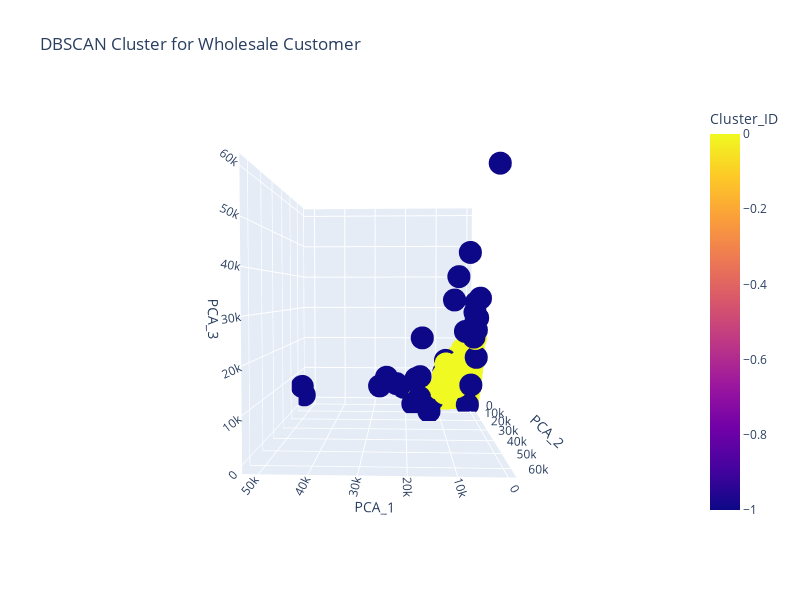

Notebook cell for this chart:
### Code cell
px.scatter_3d(New_Dataframe_Wholesale_Customer, x = 'PCA_1', y = 'PCA_2', z = 'PCA_3', color = New_Dataframe_Wholesale_Customer['DBSCAN_Cluster_ID'], 
                         title = 'DBSCAN Cluster for Wholesale Customer', labels = {'DBSCAN_Cluster_ID' : 'Cluster_ID'},width = 800, height = 600)

### Figure 1 — Plotly figure (JSON) as saved in the notebook; plotly's stock layout.template omitted (floating-point values rounded to 4 significant figures; data arrays with more than 128 entries replaced by an {"elided": "..."} marker saying what was removed)
{"data": [{"hovertemplate": "PCA_1=%{x}<br>PCA_2=%{y}<br>PCA_3=%{z}<br>Cluster_ID=%{marker.color}<extra></extra>", "legendgroup": "", "marker": {"color": {"elided": "440 int values"}, "coloraxis": "coloraxis", "symbol": "circle"}, "mode": "markers", "name": "", "scene": "scene", "showlegend": false, "type": "scatter3d", "x": {"elided": "440 float values"}, "y": {"elided": "440 float values"}, "z": {"elided": "440 float values"}}], "layout": {"coloraxis": {"colorbar": {"title": {"text": "Cluster_ID"}}, "colorscale": [[0, "#0d0887"], [0.1111, "#46039f"], [0.2222, "#7201a8"], [0.3333, "#9c179e"], [0.4444, "#bd3786"], [0.5556, "#d8576b"], [0.6667, "#ed7953"], [0.7778, "#fb9f3a"], [0.8889, "#fdca26"], [1, "#f0f921"]]}, "height": 600, "legend": {"tracegroupgap": 0}, "scene": {"aspectmode": "auto", "aspectratio": {"x": 0.8884, "y": 1.084, "z": 1.039}, "camera": {"center": {"x": 0, "y": 0, "z": 0}, "eye": {"x": -0.07799, "y": 2.163, "z": 0.07017}, "projection": {"type": "perspective"}, "up": {"x": 0, "y": 0, "z": 1}}, "domain": {"x": [0, 1], "y": [0, 1]}, "xaxis": {"title": {"text": "PCA_1"}, "type": "linear"}, "yaxis": {"title": {"text": "PCA_2"}, "type": "linear"}, "zaxis": {"title": {"text": "PCA_3"}, "type": "linear"}}, "title": {"text": "DBSCAN Cluster for Wholesale Customer"}, "width": 800}}
